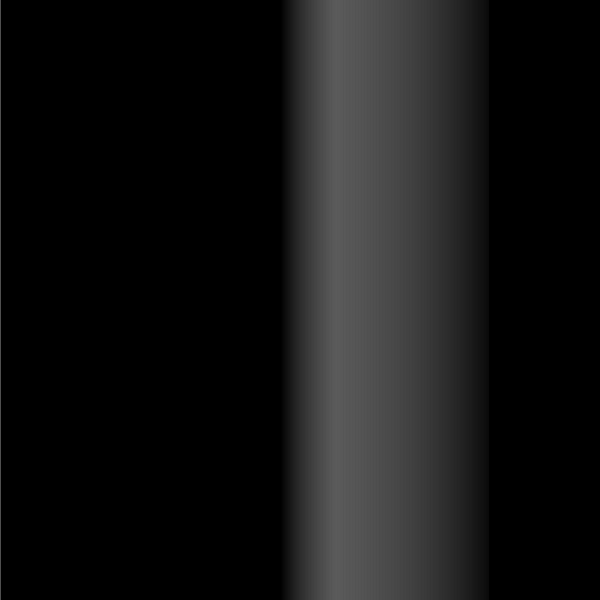
Frame 1 (no input)
Frame 60 (the mouse pressed at the canvas centre just before this capture): identical to frame 1, image omitted
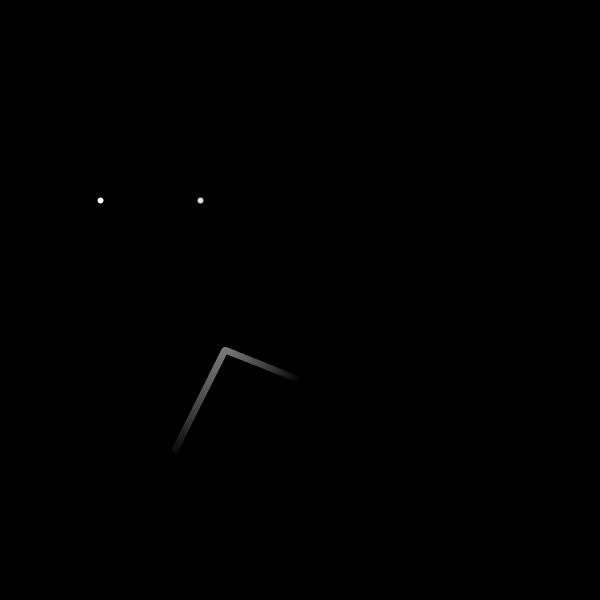
Frame 120 (the mouse held since frame 60 and released just before this capture)

The Processing sketch that drew these frames (run headless with seeded random() and noise(); from frame 60 on, the mouse is pressed at the canvas centre):

// Processing sketch: ray_casting_shading
// ── ray_casting_shading.pde
Source r;
Boundary[] bs;
float movementSpeed = 5;
float rotationSpeed = TWO_PI / 60;
boolean perspective = true;
void setup() {
  size(600,600);
  strokeWeight(1);
  //stroke(255, 50);
  strokeJoin(BEVEL);
  noFill();
  r = new Source(new PVector(100,200), 1000, HALF_PI, 0);
  bs = new Boundary[]{
    new Boundary(new PVector(50,50), new PVector(200,50), false),
    new Boundary(new PVector(50,50), new PVector(50,200), false),
    new Boundary(new PVector(200,200), new PVector(200,50), false),
    new Boundary(new PVector(200,200), new PVector(50,200), false),
    
    new Boundary(new PVector(175,450), new PVector(475,450), true),
    new Boundary(new PVector(175,450), new PVector(225,350), false),
    new Boundary(new PVector(475,450), new PVector(225,350), false),
    
    new Boundary(new PVector(400,100), new PVector(500,150), false),
    //randomBoundary(true),
    //randomBoundary(false),
    //randomBoundary(false),
    //randomBoundary(false),
    new Boundary(new PVector(0, 0), new PVector(width, 0)),
    new Boundary(new PVector(0, 0), new PVector(0, height)),
    new Boundary(new PVector(width, height), new PVector(0, height)),
    new Boundary(new PVector(width, height), new PVector(width, 0)),
  };
  println(reflect(new PVector(1,1), new PVector(100,0)));
}

void draw() {
  background(0);
  if(perspective){
    r.showPerspective(bs);
  } else {
    r.showTopdown(bs);
  }
  //for(Boundary b: bs){
    //b.show();
  //}
  
  if(keyPressed){
    switch(key){
      case 'w':
      r.move(Direction.F, movementSpeed);
      break;
      case 's':
      r.move(Direction.B, movementSpeed);
      break;
      case 'a':
      r.move(Direction.L, movementSpeed);
      break;
      case 'd':
      r.move(Direction.R, movementSpeed);
      break;
      case 'q':
      r.rotate(-rotationSpeed);
      break;
      case 'e':
      r.rotate(rotationSpeed);
      break;
    }
  }
}

void mousePressed(){
  perspective = !perspective;
}

Boundary randomBoundary(boolean reflect){
  return new Boundary(new PVector(random(width), random(height)), new PVector(random(width), random(height)), reflect);
}

// ── Boundary.pde
class Boundary {
  PVector start, end;
  boolean reflect;
  Boundary(PVector start, PVector end) {
    this.start = start;
    this.end = end;
  }
  
  Boundary(PVector start, PVector end, boolean reflect) {
    this.start = start;
    this.end = end;
    this.reflect = reflect;
  }
  
  void show() {
    pushMatrix();
    stroke(255);
    strokeWeight(5);
    if(reflect){
      stroke(255, 0, 0);
    }
    line(this.start.x, this.start.y, this.end.x, this.end.y);
    popMatrix();
  }
}

class ReflectiveBoundary extends Boundary {
  ReflectiveBoundary(PVector start, PVector end) {
    super(start, end);
  }
}

// ── Direction.pde
enum Direction{
  F, B, L, R;
}

// ── Ray.pde
class Ray {
  PVector start;
  PVector direction;
  Ray(PVector start, float angle) {
    this.start = start;
    this.direction = PVector.fromAngle(angle);
  }
  
  Ray(PVector start, PVector direction) {
    this.start = start;
    this.direction = direction;
  }
  
  void show() {
    PVector end = PVector.add(this.start, this.direction.copy().setMag(10));
    //ellipse(this.start.x, this.start.y, 5, 5);
    line(this.start.x, this.start.y, end.x, end.y);
  }
  
  //void show(Boundary b) {
  //  PVector c = this.cast(b);
  //  this.show();
  //  if(c != null){
  //    line(this.start.x, this.start.y, c.x, c.y);
  //  }
  //}
  
  float brightness(Boundary[] bs){
    ArrayList<PVector> cs = this.cast(bs);
    if(cs.isEmpty()){
      return 0;
    }
    float dsq = this.totalDistSq(cs);
    float br = map(dsq, 0, .2*width*width, 255, 0);
    return br;
  }
  
  void show(Boundary[] bs){
    ArrayList<PVector> cs = this.cast(bs);
    float br = this.brightness(bs);
    strokeWeight(6);
    stroke(br);
    PVector p = cs.get(cs.size()-1);
    point(p.x, p.y);
  }
  
  void rotate(float angle){
    this.direction.rotate(angle);
  }
  
  void move(PVector disp){
    this.start.add(disp);
  }
  
  ArrayList<PVector> cast(Boundary[] bs) {
    // returns possibly empty list of non-null vectors
    // only going to be longer than 1 if it hits a mirror
    // accounts for reflections
    float bestDistSq = Float.MAX_VALUE;
    ArrayList<PVector> ans = new ArrayList<PVector>();
    PVector bestPos = null;
    Boundary bestBoundary = null;
    for(Boundary b: bs) {
      PVector c = this.cast(b);
      if(c != null){
        float dsq = PVector.sub(c, this.start).magSq();
        if(dsq < bestDistSq && dsq > 0.1){
          bestDistSq = dsq;
          bestPos = c;
          bestBoundary = b;
        }
      }
    }
    if(bestPos != null){
      ans.add(bestPos);
    }
    if(bestBoundary != null && bestPos != null){
      if(bestBoundary.reflect){
        // tangent vector of the mirror
        PVector tan = PVector.sub(bestBoundary.end, bestBoundary.start);
        // this ray's direction
        PVector ray = this.direction;
        // the new ray's direction
        PVector refl = reflect(ray, tan);
        // new ray starting from the mirror
        Ray next = new Ray(bestPos, refl);
        ArrayList<PVector> rest = next.cast(bs);
        for(PVector v: rest){
          ans.add(v);
        }
      }
    }
    return ans;
  }
  
  float totalDistSq(ArrayList<PVector> positions){
    // must account for start
    PVector prev = this.start;
    float total = 0;
    for(PVector p: positions){
      total += p.copy().sub(prev).magSq();
    }
    return total;
  }
  
  PVector cast(Boundary b) {
    float x1, x2, x3, x4, y1, y2, y3, y4;
    PVector end = PVector.add(this.start, this.direction);
    x1 = b.start.x;
    x2 = b.end.x;
    y1 = b.start.y;
    y2 = b.end.y;
    x3 = this.start.x;
    x4 = end.x;
    y3 = this.start.y;
    y4 = end.y;
    float den = (x1-x2)*(y3-y4) - (y1-y2)*(x3-x4);
    if(den==0){return null;}
    float num = (x1-x3)*(y3-y4) - (y1-y3)*(x3-x4);
    float t = num / den;
    if(t < 0 || t > 1){return null;}
    
    // u
    den = -den;
    num = (x1-x2)*(y1-y3) - (y1-y2)*(x1-x3);
    float u = num / den;
    if(u < 0){return null;}
    // boundary hit
    PVector disp = PVector.sub(end, this.start);
    return PVector.add(this.start, PVector.mult(disp, u));
  }
}


PVector reflect(PVector ray, PVector tan) {
  // projection of ray onto tan
  float dot = ray.dot(tan);
  if(dot < 0){
    tan = PVector.mult(tan, -1);
  }
  PVector shadow = tan.copy().setMag(ray.dot(tan) / tan.mag());
  // projection to ray
  PVector perp = PVector.sub(ray, shadow);
  return PVector.sub(ray, PVector.mult(perp, 2));
}

// ── Source.pde
class Source {
  ArrayList<Ray> rays = new ArrayList<Ray>();
  PVector position;
  int numRays;
  float fov;// angular view size
  float angleOffset;// angle of the left part of fov
  
  Source(PVector position, int numRays, float fov, float angleOffset) {
    this.rays = new ArrayList<Ray>();
    this.position = position;
    for(float angle = angleOffset; angle < angleOffset+fov; angle += fov / numRays) {
      this.rays.add(new Ray(this.position, angle));
    }
    this.fov = fov;
    this.angleOffset = angleOffset;
  }
  
  void rotate(float angle) {
    this.angleOffset += angle;
    for(Ray ray: this.rays){
      ray.rotate(angle);
    }
  }
  
  void move(Direction direction, float speed){
    PVector disp = PVector.fromAngle(this.angleOffset + this.fov/2);
    switch(direction){
      case F:
        break;
      case B:
        disp.rotate(PI);
        break;
     case L:
       disp.rotate(-HALF_PI);
       break;
     case R:
       disp.rotate(HALF_PI);
       break;
    }
    disp.mult(speed);
    this.setPosition(PVector.add(this.position, disp));
  }
  
  //void show(Boundary b) {
  //  for(Ray ray: this.rays){
  //    ray.show(b);
  //  }
  //}
  
  void showTopdown(Boundary[] bs) {
    for(Ray ray: this.rays){
      ray.show(bs);
    }
    stroke(255);
    point(this.position.x, this.position.y);
  }
  
  void showPerspective(Boundary[] bs) {
    pushMatrix();
    noStroke();
    float[] brightnesses = new float[rays.size()];
    int j = 0;
    for(Ray ray:rays){
      brightnesses[j] = ray.brightness(bs);
      j++;
    }
    float w = width * 1.0 / brightnesses.length;
    for(int i = 0; i < brightnesses.length; i++){
      fill(brightnesses[i]);
      rect(i*w, 0, w, height);
    }
    popMatrix();
  }
  
  void setPosition(PVector p) {
    this.position = p;
    for(Ray ray: this.rays){
      ray.start = p;
    }
  }
}

// ── notes.pde
/*
for rotation, im going to rotate each ray with math.
it might be faster to remove a ray, shift the list, then fill in the gap
  on the other side. decide later

make a boundary behind yourself so you can see yourself in the mirror


*/
